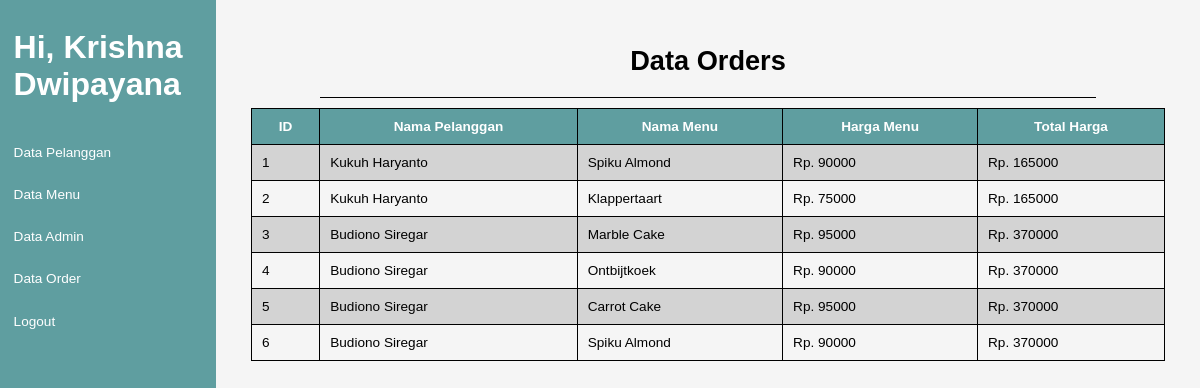
Screenshot of /admin/data_order.php (signed in) with the database file from the repository.
### tables this page shows
CREATE TABLE `orders` (
  `id_orders` int(11) NOT NULL,
  `id_pelanggan` int(11) DEFAULT NULL,
  `id_menu` int(11) DEFAULT NULL,
  `total_harga` int(20) DEFAULT NULL
);

CREATE TABLE `pelanggan` (
  `id_pelanggan` int(11) NOT NULL,
  `nama_pelanggan` varchar(150) NOT NULL,
  `no_telp` varchar(50) NOT NULL,
  `alamat` varchar(150) NOT NULL,
  `username` varchar(150) NOT NULL,
  `password` varchar(150) NOT NULL
);

CREATE TABLE `menu` (
  `id_menu` int(11) NOT NULL,
  `nama_menu` varchar(150) NOT NULL,
  `harga_menu` int(20) NOT NULL,
  `image` varchar(150) NOT NULL,
  `deskripsi` varchar(500) NOT NULL
);

### Orders.php (called while the page is built, shortened)
<?php
class Orders
{
    private $pdo;
    public function __construct($pdo)
    {
        $this->pdo = $pdo;
    }
    public function getAllJoinOrders()
    {
        $stmt = $this->pdo->query("SELECT * FROM orders
            INNER JOIN pelanggan ON orders.id_pelanggan = pelanggan.id_pelanggan
            INNER JOIN menu ON orders.id_menu = menu.id_menu
            ORDER BY id_orders ASC");
        return $stmt->fetchAll(PDO::FETCH_ASSOC);
    }
}

### admin/data_order.php (the view, shortened to what this page needs)
<!DOCTYPE html>
<html lang="en">
<head>
    <link rel="stylesheet" href="../css/style.css">
</head>
<body>
    <div class="admin">
        <div class="side-bar">
            <div class="navbar-nav">
                <h2>Hi,
                    <?= $_SESSION['nama_admin'] ?>
                </h2>
                <a href="./data_pelanggan.php">Data Pelanggan</a>
                <a href="./data_menu.php">Data Menu</a>
                <a href="./data_admin.php">Data Admin</a>
                <a href="./data_order.php">Data Order</a>
                <a href="../logout.php">Logout</a>
            </div>
        </div>
        <div class="container">
            <div class="content">
                <div class="header">
                    <h1>Data Orders</h1>
                    <hr>
                </div>
                <table>
                    <tr>
                        <th>ID</th>
                        <th>Nama Pelanggan</th>
                        <th>Nama Menu</th>
                        <th>Harga Menu</th>
                        <th>Total Harga</th>
                    </tr>
                    <?php
                    require_once '../process_orders.php';
                    $view_orders = new Orders($pdo);
                    $orders = $view_orders->getAllJoinOrders();
                    foreach ($orders as $view_orders) {
                        ?>
                        <tr>
                            <td>
                                <?php echo $view_orders['id_orders'] ?>
                            </td>
                            <td>
                                <?php echo $view_orders['nama_pelanggan'] ?>
                            </td>
                            <td>
                                <?php echo $view_orders['nama_menu'] ?>
                            </td>
                            <td>
                                Rp. <?php echo $view_orders['harga_menu'] ?>
                            </td>
                            <td>
                                Rp. <?php echo $view_orders['total_harga'] ?>
                            </td>
                        </tr>
                        <?php
                    }
                    ?>
                </table>
            </div>
        </div>
    </div>
</body>
</html>

### css/style.css (style rules this page uses)
* { margin: 0; padding: 0; border: none; box-sizing: border-box; text-decoration: none; font-family: Arial, Helvetica, sans-serif; }
html { scroll-behavior: smooth; background-color: whitesmoke; }
.admin .side-bar { width: 18vw; background-color: cadetblue; position: fixed; z-index: 100; height: 100vh; }
.admin .side-bar h2 { display: block; padding: 1rem; color: white; font-weight: bolder; font-size: xx-large; margin: 15px auto; }
.admin .side-bar a { display: block; padding: 1rem; color: white; }
.admin .container .header { margin: 10px auto; width: 85%; text-align: center; }
.header hr { background-color: black; height: 1px; margin-top: 20px; }
.admin .container .content { width: 82vw; padding: 35px; margin-left: 18vw; }
.admin .container .content table { width: 100%; border-collapse: collapse; }
.admin .container .content table tr:nth-child(even) { background-color: lightgray; }
.admin .container .content table td { border: 1px black solid; border-collapse: collapse; padding: 10px; }
.admin .container .content table th { border: 1px black solid; border-collapse: collapse; padding: 10px; background-color: cadetblue; color: white; }
@media (max-width: 1366px) { html { font-size: 85%; } }

### rows the page displays
orders: id_orders "1", id_pelanggan.nama_pelanggan "Kukuh Haryanto", id_menu.nama_menu "Spiku Almond", id_menu.harga_menu "90000", total_harga "165000"
orders: id_orders "2", id_pelanggan.nama_pelanggan "Kukuh Haryanto", id_menu.nama_menu "Klappertaart", id_menu.harga_menu "75000", total_harga "165000"
orders: id_orders "3", id_pelanggan.nama_pelanggan "Budiono Siregar", id_menu.nama_menu "Marble Cake", id_menu.harga_menu "95000", total_harga "370000"
orders: id_orders "4", id_pelanggan.nama_pelanggan "Budiono Siregar", id_menu.nama_menu "Ontbijtkoek", id_menu.harga_menu "90000", total_harga "370000"
orders: id_orders "5", id_pelanggan.nama_pelanggan "Budiono Siregar", id_menu.nama_menu "Carrot Cake", id_menu.harga_menu "95000", total_harga "370000"
orders: id_orders "6", id_pelanggan.nama_pelanggan "Budiono Siregar", id_menu.nama_menu "Spiku Almond", id_menu.harga_menu "90000", total_harga "370000"

### other values shown
$_SESSION['nama_admin'] "Krishna Dwipayana"
